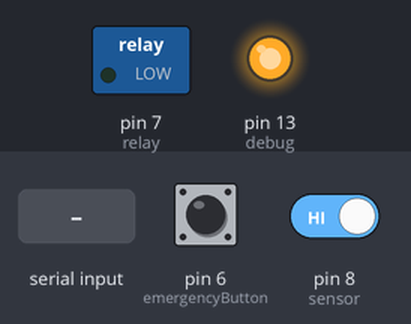
A sketch run on a simulated Arduino Uno, built with avr-gcc and run on an emulated ATmega328P. Shown: switched loads named in the sketch (green lamp = pin HIGH), output pins drawn as LEDs (lit = HIGH). The test bench sets the inputs (shaded band); at power-on: pin 6 (emergencyButton) HIGH, pin 8 (sensor) HIGH. What the sketch prints to the serial monitor is not drawn.

Above: at 1.2 s.
1.3 s: pin 6 (emergencyButton) pulled LOW for 0.15 s
At 2.5 s:
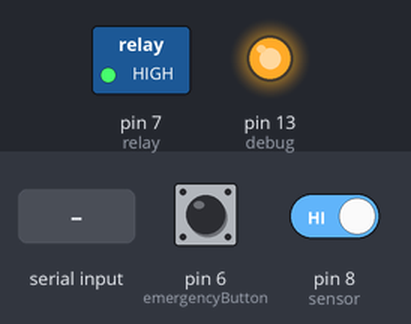
2.9 s: pin 8 (sensor) driven LOW
At 3.8 s:
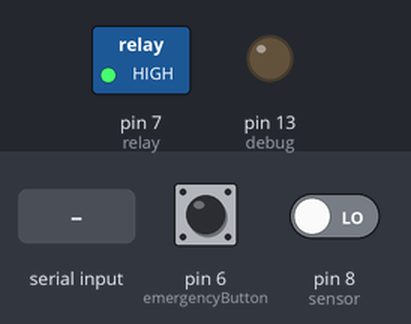
4.4 s: "c" received over Serial
At 5.0 s:
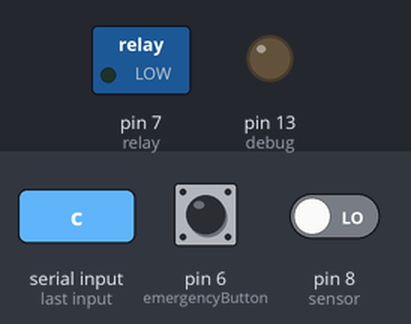
5.9 s: pin 6 (emergencyButton) pulled LOW for 1 s
At 7.3 s:
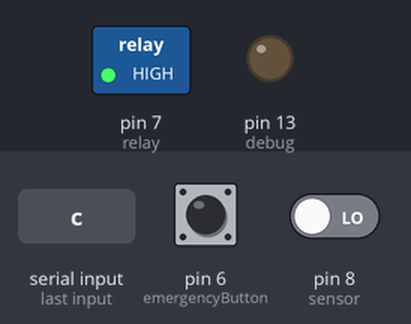
9.9 s: pin 8 (sensor) driven HIGH
At 10.4 s:
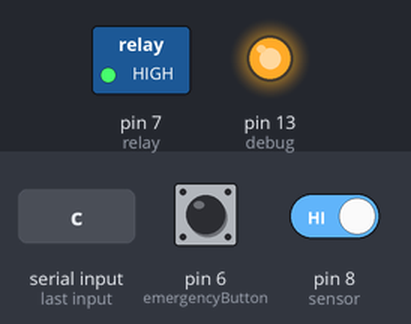
Timing chart, 0 to 12.4 s (numbered marks = the images above; inputs shaded):
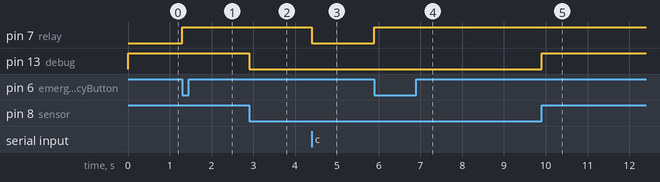

Measured:
- after the input at 1.3 s, pin 7 (relay): LOW → HIGH at once
- after the input at 2.9 s, pin 13 (debug): HIGH → LOW at once
- after the input at 4.4 s, pin 7 (relay): HIGH → LOW at once
- after the input at 5.9 s, pin 7 (relay): LOW → HIGH at once
- after the input at 9.9 s, pin 13 (debug): LOW → HIGH at once

The sketch:

sketch.ino
```cpp
const int sensor = 8;
const int relay = 7;
const int debug = 13;
const int emergencyButton = 6;

int last = HIGH;
boolean inside = false;
unsigned long inside_time = 0;
unsigned long max_inside_time = 60*100000;
boolean wait = false;
unsigned long wait_time = 0;
unsigned long max_wait_time = 100000;
boolean inactive = false;
unsigned long inactive_time = 0;
unsigned long max_inactive_time = 10*100000;

int incomingByte;

void setup() {
  Serial.begin(115200);

  pinMode(sensor, INPUT_PULLUP);
  pinMode(emergencyButton, INPUT_PULLUP);
  pinMode(relay, OUTPUT);
  digitalWrite(relay, HIGH);
  pinMode(debug, OUTPUT);

  while (!Serial) {
    ;
  }
  Serial.write("r");
}

void loop() {
  int sensorVal = !digitalRead(sensor);
  digitalWrite(debug, !sensorVal);

  // catch
  if (inside == false && wait == false && sensorVal == LOW) {
    close();
  }

  // moved!
  if (inside == true && wait == false && sensorVal == LOW) {
    inside_time = 0;
  }

  // check the time
  if(inside == true && wait == false && sensorVal == HIGH) {
    inside_time++;
    //Serial.println(inside_time);
    if (inside_time > max_inside_time) {
      open();
    }
  }

  // wait for the first activity when door is open
  if(wait == true && inactive == true) {
    if(sensorVal == HIGH) {
      inactive_time++;
      if (inactive_time > max_inactive_time) {
        inactive = false;
        wait = true;
        inactive_time = 0;
      }
    } else {
      inactive = false;
    }
  }

  // wait untill person is moving out
  if(wait == true && inactive == false) {
    if(sensorVal == HIGH) {
      wait_time++;
      if (wait_time > max_wait_time) {
        wait = false;
        wait_time = 0;
        Serial.write("r");
      }
    } else {
      wait_time = 0;
    }
  }

  if (digitalRead(emergencyButton) == 0) {
    emergencyOpen();
    while(digitalRead(emergencyButton) == 0){
      //do nothing
    }
  }


  if (Serial.available() > 0) {
    incomingByte = Serial.read();
    if (incomingByte == 'o') {
      open();
    }
    if (incomingByte == 'w') {
      openWOwait();
    }
    if (incomingByte == 'c') {
      close();
    }
  }
}


void open() {
  Serial.write("o");
  digitalWrite(relay, HIGH);
  wait = true;
  inactive = true;
  inside = false;
  inside_time = 0;
}
void emergencyOpen() {
  Serial.write("e");
  digitalWrite(relay, HIGH);
  wait = true;
  inactive = true;
  inside = false;
  inside_time = 0;
}
void openWOwait() {
  Serial.write("o");
  digitalWrite(relay, HIGH);
  wait = false;
  inactive = true;
  inside = false;
  inside_time = 0;
}
void close() {
  Serial.write("c");
  digitalWrite(relay, LOW);
  delay(30);
  inside = true;
}
```
